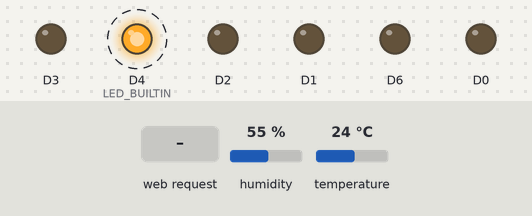
Simulated run of this sketch. Board: ESP8266 (NodeMCU). On the bench: output pins drawn as LEDs (lit = HIGH, except the on-board LED, lit = LOW). Dashed ring = blinking. Inputs (shaded band) come from the test bench; at power-on: temperature 24 °C, humidity 55 %. WiFi joins after 1.5 s; servers stay silent unless stated; what the sketch prints to the serial monitor is not drawn.

Above: at 2.7 s.
2.8 s: temperature set to 38 °C
6.3 s: temperature set to 41 °C
At 10.8 s:
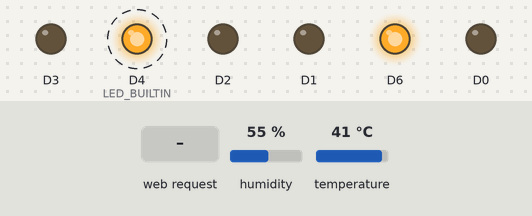
12.5 s: HTTP request GET /relay1mati received
At 15.3 s:
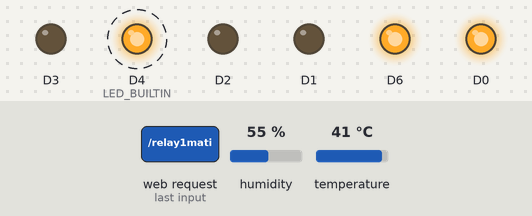
17.1 s: HTTP request GET /relay2mati received
At 19.9 s:
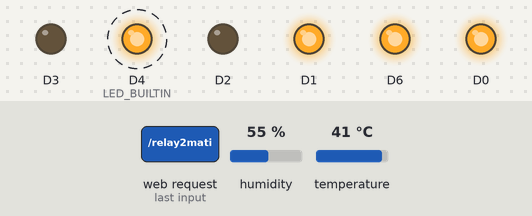
21.6 s: HTTP request GET /relay1 received
At 24.4 s:
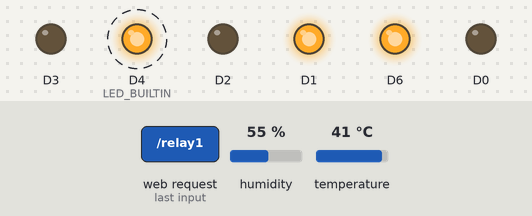
26.1 s: HTTP request GET /relay3mati received
At 28.6 s:
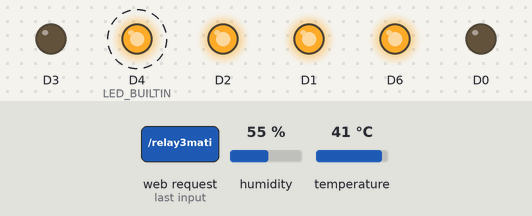
Timing chart, 0 to 31.7 s (numbered marks = the images above; inputs shaded):
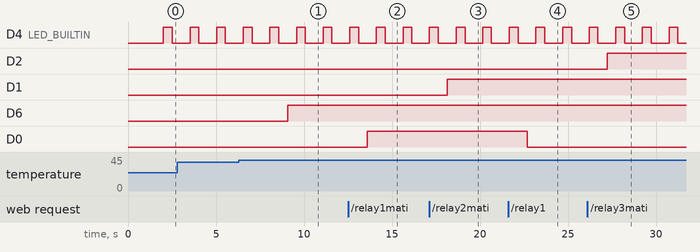

Measured:
- the behaviour switches between 39 and 40 °C on temperature (found by bisection; images 0 and 1)
- after the input at 6.3 s, D6: LOW → HIGH after 2.8 s
- after the input at 12.5 s, D0: LOW → HIGH after 1.1 s
- after the input at 17.1 s, D1: LOW → HIGH after 1.0 s
- after the input at 21.6 s, D0: HIGH → LOW after 1.1 s
- after the input at 26.1 s, D2: LOW → HIGH after 1.1 s
- by itself, D4 (LED_BUILTIN): alternates HIGH for 0.50 s and LOW for 1.0 s

The sketch:

magerproject.ino
```cpp
// (licence header left out)
#include <ESP8266WiFi.h>
#include <WiFiClient.h>
#include <ESP8266WebServer.h>
#include <ESP8266mDNS.h>
#include "DHT.h";

DHT temperature(D7, DHT11);

// nama ssid dan password ssid
char* wifi = "nama WiFi lu";
char* password = "password WiFi lu";

// inisialisasi web server untuk nodemcu
ESP8266WebServer server(80);

// Temperature page
void temp(){
  float data = temperature.readTemperature();
  server.send(200, "text/plain",  String(data));
}

// Relay Mode nyala

void relaysatu(){
   server.send(200, "text/plain", "{'Relay1': 'Menyala'}");
   digitalWrite(D0, LOW);
}

void relaydua(){
  server.send(200, "text/plain", "{'Relay2': 'Menyala'}");
  digitalWrite(D1, LOW);
}

void relaytiga(){
  server.send(200, "text/plain", "{'Relay3': 'Menyala'}");
  digitalWrite(D2, LOW);
}

void relayempat(){
  server.send(200, "text/plain", "{'Relay4': 'Menyala'}");
  digitalWrite(D3, LOW);
}

// Relay Mode Mati

void relaysatumati(){
   server.send(200, "text/plain", "{'Relay1': 'Mati'}");
   digitalWrite(D0, HIGH);
}

void relayduamati(){
  server.send(200, "text/plain", "{'Relay2': 'Mati'}");
  digitalWrite(D1, HIGH);
}

void relaytigamati(){
  server.send(200, "text/plain", "{'Relay3': 'Mati'}");
  digitalWrite(D2, HIGH);
}

void relayempatmati(){
  server.send(200, "text/plain", "{'Relay4': 'Mati'}");
  digitalWrite(D3, HIGH);
}

// Main Function

void setup() {
  Serial.begin(115200);
  temperature.begin();

  WiFi.mode(WIFI_STA);
  WiFi.begin(wifi, password);

  // Relay
  pinMode(D0, OUTPUT);
  pinMode(D1, OUTPUT);
  pinMode(D2, OUTPUT);
  pinMode(D3, OUTPUT);

  // Buzzer
  pinMode(D6, OUTPUT);

  // LED Built-in
  pinMode(LED_BUILTIN, OUTPUT);

  // Tunggu konek ke wifi
  while(WiFi.status() != WL_CONNECTED){
    delay(50);
    Serial.print("*");
  }

  // Banner
  Serial.println("\n{");
  Serial.print("  'Coder'  : 'FajarTheGGman'\n");
  Serial.println("  'Twitter' : '@kernel024'  ");
  Serial.print("  'Your IP' : ");
  Serial.println(WiFi.localIP());
  Serial.print("}");


  // Routing URL

  // Index
  server.on("/", [](){
     server.send(200, "text/plain", "{ Selamat Datang di server }");
  });

  // Routing Relay akif
  server.on("/relay1", relaysatu);
  server.on("/relay2", relaydua);
  server.on("/relay3", relaytiga);
  server.on("/relay4", relayempat);

  // Routing Relay Mati
  server.on("/relay1mati", relaysatumati);
  server.on("/relay2mati", relayduamati);
  server.on("/relay3mati", relaytigamati);
  server.on("/relay4mati", relayempatmati);
  server.on("/temperature", temp);

  server.begin();
}

void loop() {
  server.handleClient();
  delay(500);
  digitalWrite(LED_BUILTIN, HIGH);
  delay(500);
  digitalWrite(LED_BUILTIN, LOW);
  delay(500);

  float suhu = temperature.readTemperature();
  if(suhu > 39){
     digitalWrite(D6, HIGH);
  }else{
     digitalWrite(D6, LOW);
  }

}
```
